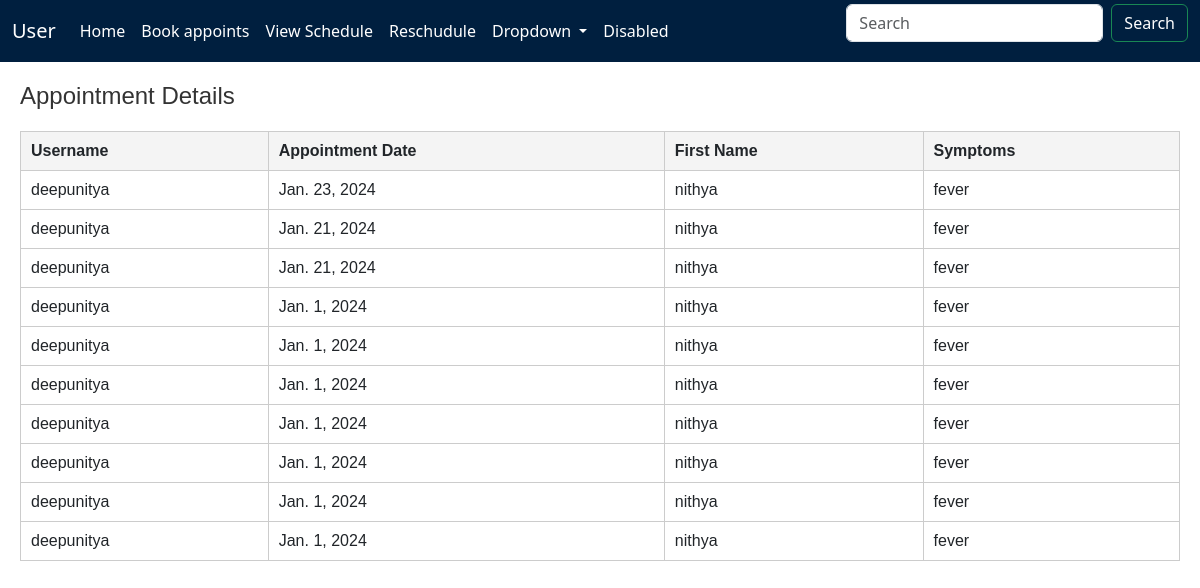
The page /userapp/display_appointments/ on the database its author committed.
### userapp/models.py (models this page shows, shortened)
class Appointment(models.Model):
    username = models.CharField(max_length=10)
    date = models.DateField()
    first_name = models.CharField(max_length=20)
    symptoms = models.CharField(max_length=200)

### userapp/views.py (the view)
# urls.py: path('display_appointments/', views.display_appointments, name='display_appointments'),
def display_appointments(request):
    appointments = Appointment.objects.all()
    context = {
        'appointments': appointments
    }
    return render(request, 'userapp/display_appointments.html', context)

### templates/userapp/display_appointments.html
{% extends 'navbar/Usernavbar.html' %}
{% load static %}
{% block body %}
<div style="font-family: Arial, sans-serif; margin: 20px;">
    <h1 style="font-size: 24px; color: #333;">Appointment Details</h1>
    <table style="width: 100%; border-collapse: collapse; margin-top: 20px; border: 1px solid #ccc;">
        <thead>
            <tr>
                <th style="padding: 10px; text-align: left; border: 1px solid #ccc; background-color: #f4f4f4;">Username</th>
                <th style="padding: 10px; text-align: left; border: 1px solid #ccc; background-color: #f4f4f4;">Appointment Date</th>
                <th style="padding: 10px; text-align: left; border: 1px solid #ccc; background-color: #f4f4f4;">First Name</th>
                <th style="padding: 10px; text-align: left; border: 1px solid #ccc; background-color: #f4f4f4;">Symptoms</th>
            </tr>
        </thead>
        <tbody>
            {% for appointment in appointments %}
            <tr>
                <td style="padding: 10px; text-align: left; border: 1px solid #ccc;">{{ appointment.username }}</td>
                <td style="padding: 10px; text-align: left; border: 1px solid #ccc;">{{ appointment.date }}</td>
                <td style="padding: 10px; text-align: left; border: 1px solid #ccc;">{{ appointment.first_name }}</td>
                <td style="padding: 10px; text-align: left; border: 1px solid #ccc;">{{ appointment.symptoms }}</td>
            </tr>
            {% empty %}
            <tr>
                <td colspan="4" style="padding: 10px; text-align: center; border: 1px solid #ccc;">No appointments found.</td>
            </tr>
            {% endfor %}
        </tbody>
    </table>
</div>
{% endblock %}

### templates/navbar/Usernavbar.html (shortened to what this page needs)
<html lang="en">
<head>
    <link href="https://cdn.jsdelivr.net/npm/bootstrap@5.3.3/dist/css/bootstrap.min.css" rel="stylesheet">
</head>
<body>
<nav class="navbar navbar-expand-lg flex-shrink-3 py-sm-1" style="background-color:#001F3F">
  <div class="container-fluid">
    <a class="navbar-brand" style="color:white"; href="#">User</a>
    <div class="collapse navbar-collapse" id="navbarSupportedContent">
      <ul class="navbar-nav me-auto mb-2 mb-lg-0">
        <li class="nav-item">
          <a class="nav-link active" style="color:white"; aria-current="page" href="{% url 'Home' %}">Home</a>
        </li>
        <li class="nav-item">
          <a class="nav-link" style="color:white"; href="{% url 'userapp:book_appointment' %}">Book appoints</a>
        </li>
        <li class="nav-item">
          <a class="nav-link" style="color:white"; href="{% url 'userapp:display_appointments' %}">View Schedule</a>
        </li>
        <li class="nav-item">
          <a class="nav-link" style="color:white"; href="{% url 'userapp:reschedule_app' %}">Reschudule</a>
        </li>
        <li class="nav-item dropdown">
          <a class="nav-link dropdown-toggle" href="#" style="color:white"; role="button" data-bs-toggle="dropdown" aria-expanded="false">
            Dropdown
          </a>
        </li>
        <li class="nav-item">
          <a class="nav-link disabled" style="color:white"; aria-disabled="true">Disabled</a>
        </li>
      </ul>
      <form class="d-flex" role="search">
        <input class="form-control me-2" type="search" placeholder="Search" aria-label="Search">
        <button class="btn btn-outline-success" style="color:white"; type="submit">Search</button>
      </form>
    </div>
  </div>
</nav>
{% block body %}
{% endblock %}
</body>
</html>

### rows shown on the page
Appointment: username "deepunitya", date "Jan. 23, 2024", first_name "nithya", symptoms "fever"
Appointment: username "deepunitya", date "Jan. 21, 2024", first_name "nithya", symptoms "fever"
Appointment: username "deepunitya", date "Jan. 21, 2024", first_name "nithya", symptoms "fever"
Appointment: username "deepunitya", date "Jan. 1, 2024", first_name "nithya", symptoms "fever"
Appointment: username "deepunitya", date "Jan. 1, 2024", first_name "nithya", symptoms "fever"
Appointment: username "deepunitya", date "Jan. 1, 2024", first_name "nithya", symptoms "fever"
Appointment: username "deepunitya", date "Jan. 1, 2024", first_name "nithya", symptoms "fever"
Appointment: username "deepunitya", date "Jan. 1, 2024", first_name "nithya", symptoms "fever"
Appointment: username "deepunitya", date "Jan. 1, 2024", first_name "nithya", symptoms "fever"
Appointment: username "deepunitya", date "Jan. 1, 2024", first_name "nithya", symptoms "fever"
